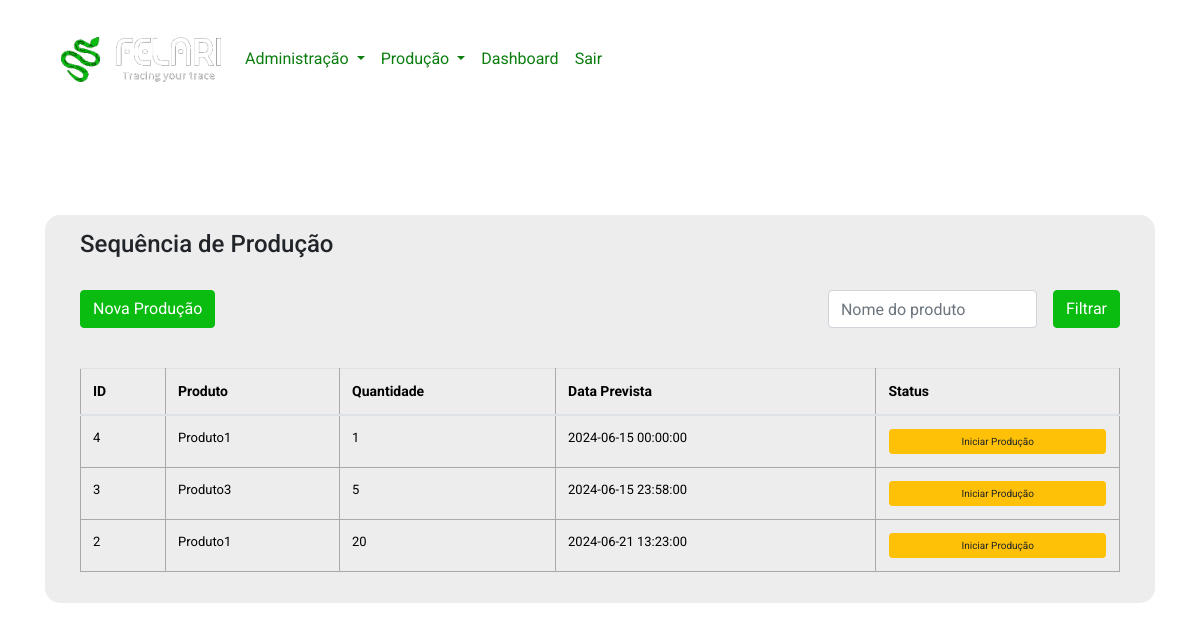
/nextOrders (signed in), run on the app's committed database.
### app.py (models this page shows, shortened)
class OrdemProducao(db.Model):
    id = db.Column(db.Integer, primary_key=True)
    produto_id = db.Column(db.Integer, db.ForeignKey('product.id'), nullable=False)
    produto = db.relationship('Product', backref=db.backref('ordens_producao', lazy=True))
    quantidade = db.Column(db.Integer, nullable=False)
    data_prevista = db.Column(db.DateTime, nullable=False)
    status = db.Column(db.Integer, nullable=False)

class Product(db.Model):
    id = db.Column(db.Integer, primary_key=True)
    nome = db.Column(db.String(100), nullable=False)
    ultima_producao = db.Column(db.DateTime)
    access_points = db.relationship('AccessPoint', secondary=products_access_points, backref=db.backref('products', lazy='dynamic'))

### app.py (the view)
@app.route('/nextOrders', methods=['GET', 'POST'])
@login_required
def nextOrders():
    ordens = OrdemProducao.query.order_by(OrdemProducao.data_prevista).all()
    form = TaskForm()
    return render_template('nextOrders.html', ordens=ordens, form=form)

### app.py
class TaskForm(FlaskForm):
    content = StringField(validators=[DataRequired(), Length(min=5, max=200)])
    submit = SubmitField('Atualizar')

### app.py (called while the page is built)
@login_manager.user_loader
def load_user(user_id):
    return User.query.get(int(user_id))

### templates/nextOrders.html (shortened to what this page needs)
{% extends 'base.html' %}
{% block body %}
<div class="produtos py-5">
    <div class="container">
        <div class="row">
            <div class="col-12">
                <div class="produtos-container">
                    <div class="row">
                        <div class="col-12">
                            <h4>Sequência de Produção</h4>
                        </div>
                        <div class="col-12 py-4">
                            <div class="d-flex align-items-center justify-content-between w-100 h-100">
                                <div class="d-flex align-items-center justify-content-center">
                                    <button type="button" class="btn btn-primary" data-toggle="modal" data-target="#modalNovaProducao">Nova Produção</button>
                                </div>
                                <div class="d-flex align-items-center justify-content-center">
                                    <input class="form-control" type="text" placeholder="Nome do produto">
                                    <button class="ml-3 btn btn-primary">Filtrar</button>
                                </div>
                            </div>
                        </div>
                        <div class="col-12 mt-3">
                            <div class="table-responsive">
                                <table class="table">
                                    <thead>
                                        <tr>
                                            <th>ID</th>
                                            <th>Produto</th>
                                            <th>Quantidade</th>
                                            <th>Data Prevista</th>
                                            <th>Status</th>
                                        </tr>
                                    </thead>
                                    <tbody>
                                        {% for ordem in ordens %}
                                        {% if ordem.status in [1] %}
                                            <tr class="ordemDeProducao">
                                                <td>{{ ordem.id }}</td>
                                                <td>{{ ordem.produto.nome }}</td>
                                                <td>{{ ordem.quantidade }}</td>
                                                <td>{{ ordem.data_prevista.strftime('%Y-%m-%d %H:%M:%S') }}</td>
                                                <td>
                                                    <form method="POST" action="{{ url_for('generate_serials', ordem_id=ordem.id) }}">
                                                        <button type="submit" class="btn btn-warning btn-sm">Iniciar Produção</button>
                                                    </form>
                                                </td>
                                            </tr>
                                            {% endif %}
                                        {% endfor %}
                                    </tbody>
                                </table>
                            </div>
                        </div>
                    </div>
                </div>
            </div>
        </div>
    </div>
</div>
{% endblock %}

### templates/base.html (shortened to what this page needs)
<!DOCTYPE html>
<html lang="en">
<head>
    <link rel="stylesheet" href="{{ url_for('static', filename='css/main.css') }}">
<link rel="stylesheet" href="https://cdn.jsdelivr.net/npm/bootstrap@4.6.2/dist/css/bootstrap.min.css">
</head>
<body>
  {% if loginPage != True %}
        <div class="container navbarContainer py-md-4">
          <nav class="navbar navbar-expand-md">
            <a class="navbar-brand" href="/">
              <img src="../static/img/felariLogo.png" class="img-fluid" style="max-width: 160px;" />
            </a>
            <div class="collapse navbar-collapse" id="navbarNav">
              <ul class="navbar-nav">
                <li class="nav-item dropdown">
                  <a class="nav-link dropdown-toggle" href="#" role="button" data-toggle="dropdown" aria-expanded="false">
                    Administração
                  </a>
                </li>
                <li class="nav-item dropdown">
                  <a class="nav-link dropdown-toggle" href="#" role="button" data-toggle="dropdown" aria-expanded="false">
                    Produção
                  </a>
                </li>
                <li class="nav-item">
                  <a class="nav-link" href="/dashboard">Dashboard</a>
                </li>
                <li class="nav-item">
                  <a class="nav-link" href="/logout">Sair</a>
                </li>
              </ul>
            </div>
          </nav>
        </div>
    {% endif %}
    <div class="container pt-5">
    </div>
    {% block body %}
    {% endblock %}
</body>
</html>

### static/css/main.css (style rules this page uses)
:root { --verde: #0abb10; --verde-escuro: #0b7e0f; }
.btn-primary { background-color: var(--verde)!important; border-color: var(--verde)!important; }
.navbarContainer .nav-item .nav-link { color: var(--verde-escuro)!important; font-weight: 400; }
body { margin: 0; font-family: "Roboto", sans-serif!important; background-color: transparent!important; background-image: url('../img/common/background.jpg'); background-size: cover; background-position: center; }
table, td, th { border: 1px solid #aaa; }
table { border-collapse: collapse; width: 100%; }
th { height: 30px; padding: 5px; }
td { text-align: center; padding: 5px; }
.produtos-container { padding: 15px 35px; background-color: #ededed; border-radius: 15px; }
.produtos-container table { font-size: 13px; color: black; text-align: left; border: none; }
.produtos-container table th { font-size: 14px; font-weight: 700; }
.produtos-container table td { text-align: left; }
td button, td a.btn { font-size: 11px!important; }
tr.ordemDeProducao .btn { font-size: 10px !important; padding: 4px !important; width: calc(100% - 2px); margin: 1px; }

### data on the page
OrdemProducao: id "4", produto.nome "Produto1", quantidade "1", data_prevista "2024-06-15 00:00:00"
OrdemProducao: id "3", produto.nome "Produto3", quantidade "5", data_prevista "2024-06-15 23:58:00"
OrdemProducao: id "2", produto.nome "Produto1", quantidade "20", data_prevista "2024-06-21 13:23:00"
